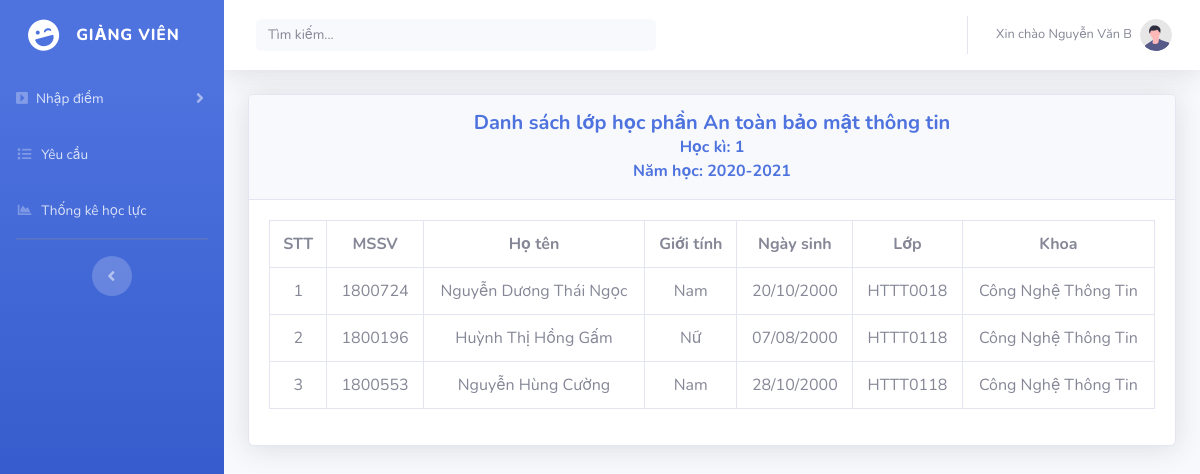
Screenshot of /DSSV.php?DS=ATBMTT (signed in) with the database file from the repository.
### tables this page shows
CREATE TABLE `phancong` (
  `MaPC` int(11) NOT NULL,
  `MaGV` varchar(10) NOT NULL,
  `MaLopHP` varchar(20) NOT NULL,
  `HocKi` int(11) NOT NULL,
  `NamHoc` text NOT NULL
);

CREATE TABLE `giangvien` (
  `MaGV` varchar(10) NOT NULL,
  `TenGV` text NOT NULL
);

CREATE TABLE `lophp` (
  `MaLopHP` varchar(20) NOT NULL,
  `TenLop` text NOT NULL
);

CREATE TABLE `sinhvien` (
  `MSSV` varchar(10) NOT NULL,
  `HoVaTen` text NOT NULL,
  `NgaySinh` date NOT NULL,
  `Lop` text NOT NULL,
  `SDT` varchar(10) NOT NULL,
  `GioiTinh` bit(1) NOT NULL,
  `TrangThai` bit(1) NOT NULL,
  `Khoa` text NOT NULL,
  `Nganh` text NOT NULL
);

### DSSV.php (the view, shortened to what this page needs)
<?php
$conn = mysqli_connect("localhost", "root", "", "dbdoan2") or die("Không thể kết nối CSDL");
$conn->set_charset('utf8');
$username = $_SESSION['TenTaiKhoan'];
$sql = $conn -> query("SELECT * FROM giangvien gv, phancong pc, lophp hp WHERE hp.MaLopHP = pc.MaLopHP AND pc.MaGV = gv.MaGV AND gv.MaGV = '$username'");
if(mysqli_num_rows($sql)>0)
{
        $row = $sql->fetch_assoc();
        $HoTen = $row['TenGV'];
        $HocKi = $row['HocKi'];
        $NamHoc = $row['NamHoc'];
}
    if(isset($_GET['DS']))
    {
        $HocPhan = $_GET['DS'];
        $sql = $conn -> query("SELECT * FROM phancong pc, lophp hp WHERE hp.MaLopHP = pc.MaLopHP AND pc.MaLopHP = '$HocPhan'");
        if(mysqli_num_rows($sql)>0)
        {
            $row = $sql->fetch_assoc();
            $Hoc = $row['HocKi'];
            $Nam = $row['NamHoc'];
            $Ten = $row['TenLop'];
        }
    }
?>
<html lang="en">
<head>
    <link href="https://cdn.jsdelivr.net/npm/bootstrap@5.0.0-beta3/dist/css/bootstrap.min.css" rel="stylesheet"
>
    <link href="vendor/fontawesome-free/css/all.min.css" rel="stylesheet" type="text/css">
    <link href="css/sb-admin-2.min.css" rel="stylesheet">
</head>
<body id="page-top">
    <div id="wrapper">
    <ul class="navbar-nav bg-gradient-primary sidebar sidebar-dark accordion" id="accordionSidebar">
        <a class="sidebar-brand d-flex align-items-center justify-content-center" href="PageGV.php">
            <div class="sidebar-brand-icon rotate-n-15">
                <i class="fas fa-laugh-wink"></i>
            </div>
            <div class="sidebar-brand-text mx-3">Giảng viên</div>
        </a>
        <li class="nav-item">
            <a class="nav-link collapsed" href="#" data-toggle="collapse" data-target="#collapsePages"
                aria-expanded="true" aria-controls="collapsePages">
                <i class="fas fa-caret-square-right"></i>
                <span>Nhập điểm</span>
            </a>
        </li>
        <li class="nav-item">
        <a class="nav-link" href="NoiDungYC.php">
        <i class="fas fa-fw fa-list"></i>
        <span>Yêu cầu</span></a>
        </li>
        <li class="nav-item">
            <a class="nav-link" href="ThongkeHL.php">
                <i class="fas fa-fw fa-chart-area"></i>
                <span>Thống kê học lực</span>
            </a>
        </li>
        <hr class="sidebar-divider d-none d-md-block">
        <div class="text-center d-none d-md-inline">
            <button class="rounded-circle border-0" id="sidebarToggle"></button>
        </div>
    </ul>
    <div id="content-wrapper" class="d-flex flex-column">
        <div id="content">
            <nav class="navbar navbar-expand navbar-light bg-white topbar mb-4 static-top shadow">
                <form
                    class="d-none d-sm-inline-block form-inline mr-auto ml-md-3 my-2 my-md-0 mw-100 navbar-search">
                    <div class="input-group">
                        <input id="myInput" type="text" class="form-control bg-light border-0 small" placeholder="Tìm kiếm..."
                            aria-label="Search" aria-describedby="basic-addon2" style="border: 1px solid;">
                    </div>
                </form>
                <ul class="navbar-nav ml-auto">
                    <li class="nav-item dropdown no-arrow">
                        <a class="nav-link dropdown-toggle" href="#" id="userDropdown" role="button"
                            data-toggle="dropdown" aria-haspopup="true" aria-expanded="false">
                            <span class="mr-2 d-none d-lg-inline text-gray-600 small">Xin chào <?php echo $HoTen;?> </span>
                            <img class="img-profile rounded-circle"
                                src="img/undraw_profile.svg">
                        </a>
                    </li>
                </ul>
            </nav>
       <div class="container-fluid">
        <div class="card shadow mb-4">
            <div class="card-header py-3" style = "text-align: center;" >
                <h5 class="m-0 font-weight-bold text-primary">Danh sách lớp học phần <?php echo $Ten;?> </h5>
                <h7 class="m-0 font-weight-bold text-primary"> Học kì: <?php echo $Hoc;?> </h7> </br>
                <h7 class="m-0 font-weight-bold text-primary"> Năm học: <?php echo $Nam;?> </h7>
            </div>
            <div class="card-body">
                <div class="table-responsive">
                    <table class="table table-bordered" style = "text-align: center;" id="dataTable" width="100%" cellspacing="0">
                        <tr>
                                <th>STT</th>
                                <th>MSSV</th>
                                <th>Họ tên</th>
                                <th>Giới tính</th>
                                <th>Ngày sinh</th>
                                <th>Lớp</th>
                                <th>Khoa</th>
                        </tr>
                        <?php
                            $STT = 1;
                            $sql = $conn ->query("SELECT sv.MSSV, sv.HoVaTen,  sv.Lop, sv.Khoa, sv.GioiTinh, sv.NgaySinh
                            FROM sinhvien sv, chitietmh ct, lophp hp, phancong pc
                            WHERE sv.MSSV = ct.MSSV AND
                            ct.MaLopHP = hp.MaLopHP AND
                            hp.MaLopHP = pc.MaLopHP AND
                            hp.MaLopHP = '$HocPhan' AND
                            pc.HocKi = '$HocKi' AND
                            pc.NamHoc = '$NamHoc'");
                            while($row = $sql -> fetch_assoc()): ?>
                            <tr>
                                <td> <?php echo $STT++;?> </td>
                                <td><?php echo $row['MSSV']; ?></td>
                                <td><?php echo $row['HoVaTen']; ?></td>
                                <td>
                                    <?php
                                    $GT = $row['GioiTinh'];
                                    if($GT == true)
                                    {
                                        echo 'Nữ';
                                    }
                                    else
                                    {
                                        echo 'Nam';
                                    }
                                    ?>
                                </td>
                                <td>
                                      <?php
                                        $NgaySinh = $row['NgaySinh'];
                                        $newDate = date("d/m/Y", strtotime($NgaySinh));
                                        echo $newDate;
                                      ?>
                                </td>
                                <td><?php echo $row['Lop']; ?></td>
                                <td><?php echo $row['Khoa']; ?></td>
                            </tr>
                        <?php endwhile?>
                    </table>
                </div>
            </div>
        </div>
    </div>
        </div>
    </div>
    </div>
</body>
</html>

### rows the page displays
phancong: MaGV.TenGV "Nguyễn Văn B", MaLopHP.TenLop "An toàn bảo mật thông tin", HocKi "1", NamHoc "2020-2021"
sinhvien: MSSV "1800724", HoVaTen "Nguyễn Dương Thái Ngọc", GioiTinh "Nam", NgaySinh "20/10/2000", Lop "HTTT0018", Khoa "Công Nghệ Thông Tin"
sinhvien: MSSV "1800196", HoVaTen "Huỳnh Thị Hồng Gấm", GioiTinh "Nữ", NgaySinh "07/08/2000", Lop "HTTT0118", Khoa "Công Nghệ Thông Tin"
sinhvien: MSSV "1800553", HoVaTen "Nguyễn Hùng Cường", GioiTinh "Nam", NgaySinh "28/10/2000", Lop "HTTT0118", Khoa "Công Nghệ Thông Tin"
